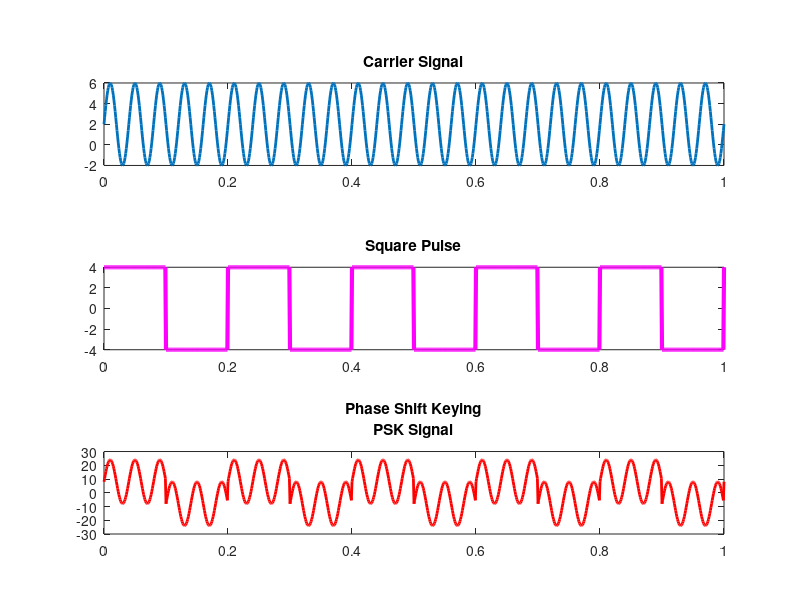

MATLAB code for this plot:
f1 = 25;
f2 = 5;
t = 0 : 0.001 : 1;
A = 4;

x = A .* sin(2*pi*f1*t) + (A/2);
u = A .* square(2*pi*f2*t);
v = x .* u;

subplot(3, 1, 1);
plot(t, x, 'LineWidth', 2);
title('Carrier Signal');

subplot(3, 1, 2);
plot(t, u, 'm', 'LineWidth', 3);
title('Square Pulse');

subplot(3, 1, 3);
plot(t, v, 'r', 'LineWidth', 2);
title({'Phase Shift Keying';'PSK Signal'});

print ('Exp7_2','-dpdf','-fillpage');
